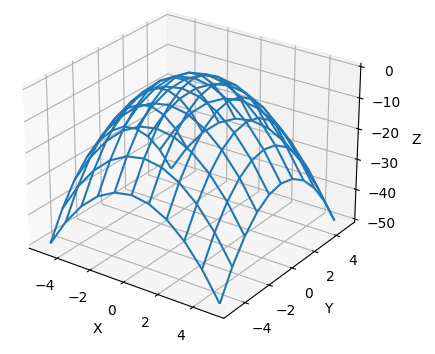

The script that drew this image:
#!/usr/bin/env python3
# -*- coding:utf-8 -*-

import numpy as np
import matplotlib.pyplot as plt

plt.figure()
ax = plt.axes(projection='3d')

x = np.arange(-5, 6, 1)
X, Y = np.meshgrid(x, x)
Z = -(X*X + Y*Y)

ax.plot_wireframe(X, Y, Z)

ax.set_xlabel('X')
ax.set_ylabel('Y')
ax.set_zlabel('Z')
plt.show()
